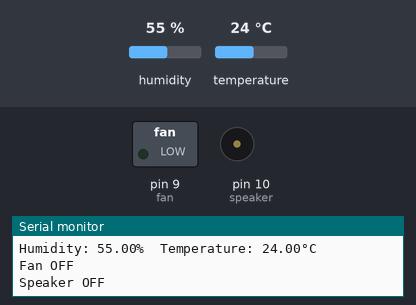
The sketch below on a simulated Arduino Uno, built with avr-gcc and run on an emulated ATmega328P. Shown: switched loads named in the sketch (green lamp = pin HIGH), buzzer (waves = sounding, pin HIGH), the last lines printed to the serial monitor. The test bench sets the inputs (shaded band); at power-on: temperature 24 °C, humidity 55 %.

Above: at 4.8 s.
4.9 s: temperature set to 34 °C
7.9 s: temperature set to 37 °C
At 9.5 s:
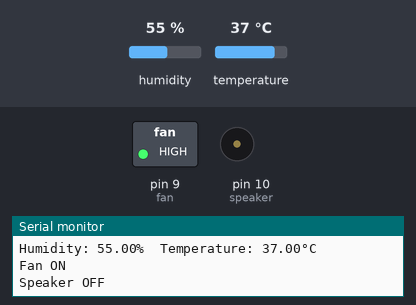
10.9 s: temperature set to 39 °C
13.9 s: temperature set to 42 °C
At 15.6 s:
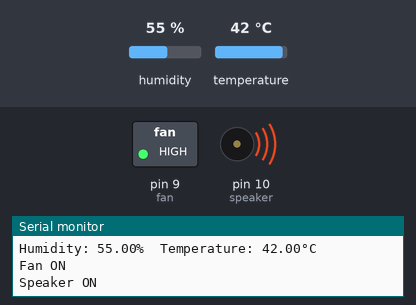
16.9 s: humidity set to 79 %
19.9 s: humidity set to 82 %
At 21.7 s:
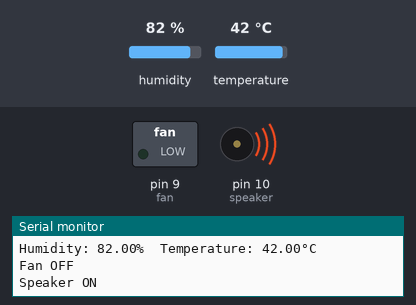
Timing chart, 0 to 23.2 s (numbered marks = the images above; inputs shaded):
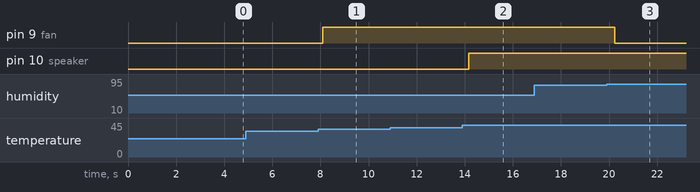

Measured:
- the behaviour switches between 35 and 36 °C on temperature (found by bisection; images 0 and 1)
- the behaviour switches between 40 and 41 °C on temperature (found by bisection; images 1 and 2)
- the behaviour switches between 80 and 81 % on humidity (found by bisection; images 2 and 3)
- after the input at 7.9 s, pin 9 (fan): LOW → HIGH after 0.20 s
- after the input at 13.9 s, pin 10 (speaker): LOW → HIGH after 0.27 s
- after the input at 19.9 s, pin 9 (fan): HIGH → LOW after 0.35 s

The sketch:

dhttest.ino
```cpp
#include "DHT.h"

#define DHTPIN 2
#define DHTTYPE DHT11
DHT dht(DHTPIN, DHTTYPE);

int fan = 9;
int speaker = 10;
void setup() {
  Serial.begin(9600);
  Serial.println(F("DHTxx test!"));

  pinMode(fan, OUTPUT);
  pinMode(speaker, OUTPUT);

  digitalWrite(fan, LOW);
  digitalWrite(speaker, LOW);
  dht.begin();
}

void loop() {
  delay(2000);

  float t = dht.readTemperature();
  float h = dht.readHumidity();

  if (isnan(h) || isnan(t)) {
    Serial.println(F("Failed to read from DHT sensor!"));
    return;
  }

  Serial.print(F("Humidity: "));
  Serial.print(h);
  Serial.print(F("%  Temperature: "));
  Serial.print(t);
  Serial.println(F("°C "));

  if(t > 35 && h <= 80){
    digitalWrite(fan, HIGH);
    Serial.println(F("Fan ON"));
  }else
  if(t > 35 && h > 80){
    digitalWrite(fan, LOW);
    Serial.println(F("Fan OFF"));
  }else{
    digitalWrite(fan, LOW);
    Serial.println(F("Fan OFF"));
  }
  if(t > 40){
    digitalWrite(speaker, HIGH);
    Serial.println(F("Speaker ON"));
  }else{
    digitalWrite(speaker, LOW);
    Serial.println(F("Speaker OFF"));
  }
}
```
